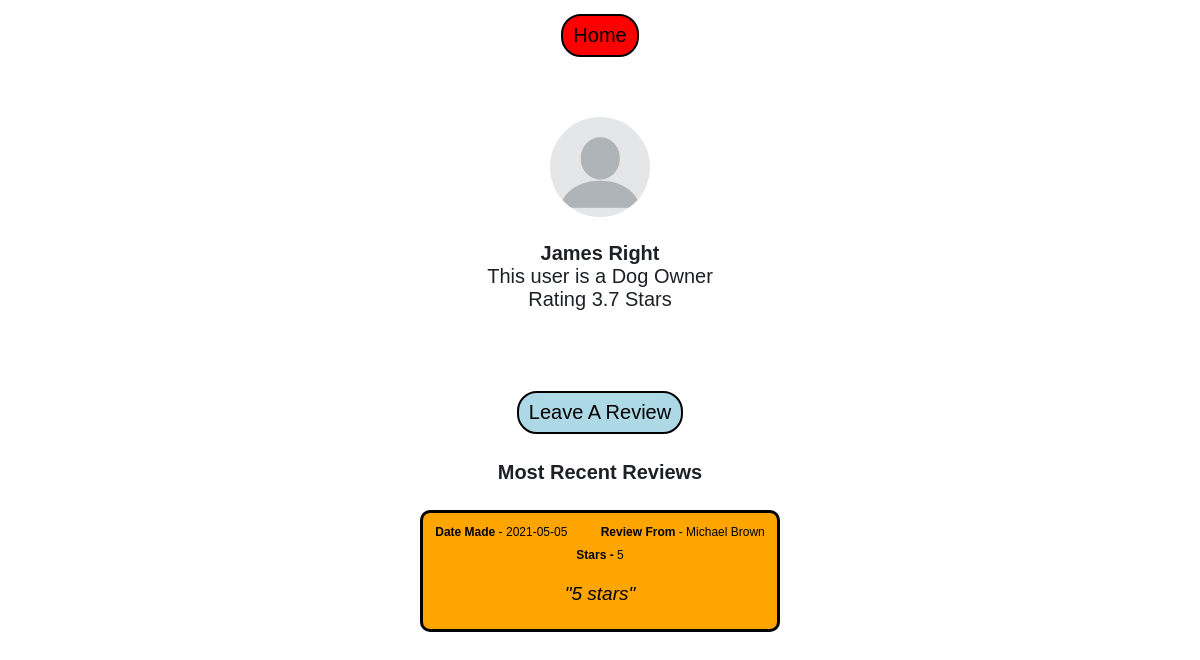
/profile/2, run on an earlier commit of the app's database.
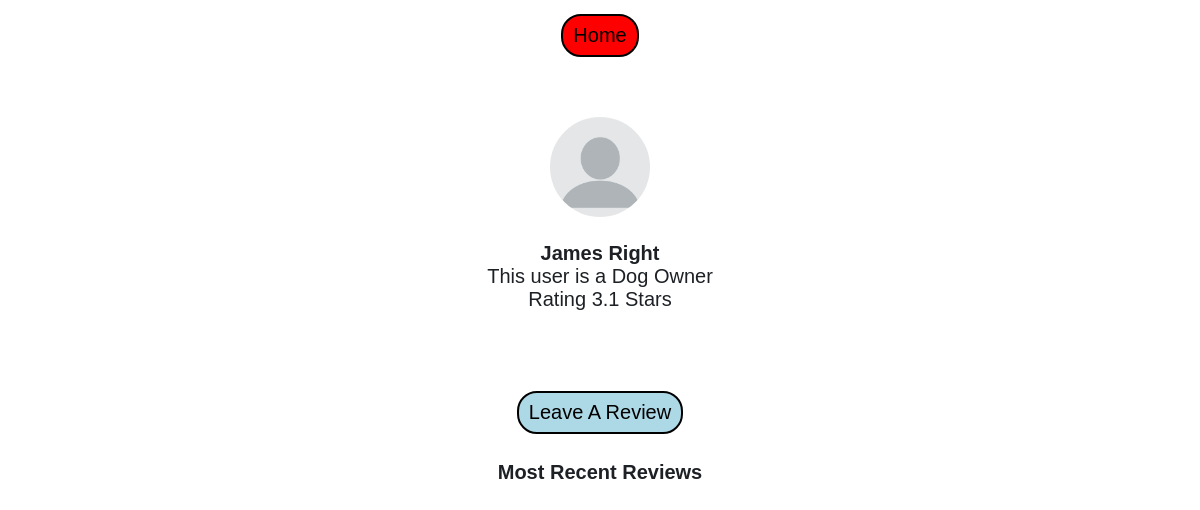
And on a later commit of the database.
### tables this page shows
CREATE TABLE users (
            usrId integer primary key,
            email text,
            password text,
            firstName text,
            lastName text,
            accType text,
            postcode text,
            numberOfReviews integer,
            starRating real
            );

CREATE TABLE review (
            byUsrId integer,
            forUsrId integer,
            date text,
            star integer,
            message text,
            PRIMARY KEY (byUsrId, forUsrId, message)
            );

### app.py (the view)
@app.route('/profile/<usrId>')
def profile(usrId):
    userObj = user(usrId)
    return render_template('profile.html', userObj=userObj, user=user)

### database.py (called while the page is built)
    def search(self, col="null", search="null"):
        conn = sqlite3.connect('main.db')
        c = conn.cursor()
        if col == "email":
            c.execute(f'SELECT * FROM users WHERE email="{search}"')
            data = c.fetchall()
        elif col == "password":
            c.execute(f'SELECT * FROM users WHERE password="{search}"')
            data = c.fetchall()
        elif col == "usrId":
            c.execute(f'SELECT * FROM users WHERE usrId="{search}"')
            data = c.fetchall()
        elif col == "postcode":
            c.execute(f'SELECT * FROM users WHERE postcode="{search}"')
            data = c.fetchall()
        else:
            c.execute(f'SELECT * FROM users')
            data = c.fetchall()
        conn.commit()
        conn.close()
        return(data)

    def getReviewsFor(self, usrId):
        conn = sqlite3.connect('main.db')
        c = conn.cursor()
        c.execute(f'SELECT * FROM review WHERE forUsrId="{usrId}" ORDER BY date DESC Limit 5')
        data = c.fetchall()
        return(data)
        conn.commit()
        conn.close()

### user.py (called while the page is built)
    def getReviewsFor(self):
        result = db.getReviewsFor(self.usrId)
        return result

### templates/profile.html (shortened to what this page needs)
{% extends "base.html" %}
{% block head %}
    {{ super() }}
    <link rel="stylesheet" href="{{ url_for('static', filename='css/profile.css') }}">
{% endblock %}
{% block body %}
    <img src="{{ url_for('static', filename='profilePic.png') }}">
    <p><span class="name"> {{ userObj.fName }} {{ userObj.lName }}</span><br>
        This user is a Dog {{ (userObj.accType).capitalize() }} <br>
        Rating {{ userObj.starRating }} Stars
    </p>
    <p>
        <a href="/leaveReview/{{ userObj.usrId }}" id="topButton">Leave A Review</a>
        <h4>Most Recent Reviews</h6>
        {% for i in userObj.getReviewsFor() %}
            <div class="review">
                <span style="font-size: 12px;">
                    <span class="name">Date Made</span> -  {{ i[2] }}<span style="padding-left: 30px;"></span>
                    <span class="name">Review From </span> - {{ user(i[0]).fName }} {{ user(i[0]).lName }} <br>
                    <span class="name">Stars - </span>{{ i[3] }}
                    <p class="reviewText">"{{ i[4] }}"</p>
                </span>
            </div>
        {% endfor %}
    </p>
{% endblock %}

### templates/base.html (shortened to what this page needs)
<!DOCTYPE html>
<head>
    {% block head %}
    <link rel="stylesheet" href="{{ url_for('static', filename='css/main.css') }}">
    {% endblock %}
</head>
<body>
    <div style="margin-bottom: 50px;">
        <a href="/home">Home</a>
    </div>
    {% block body %}
    {% endblock %}
</body>

### static/css/main.css (style rules this page uses)
body { font-size: 20px; font-weight: 100; text-decoration: none; text-align: center; color: rgb(29, 33, 37); font-family: Arial, Helvetica, sans-serif; }
img { height: 100px; width: auto; border-radius: 70%; }

### static/css/profile.css (style rules this page uses)
.name { font-weight: bold; }
a { font-size: 20px; border: 2px solid black; border-radius: 20px; background-color: red ; padding: 8px 10px; display: inline-block; margin-top: 6px; text-decoration: none; color: black; }
#topButton { background-color: lightblue; margin-top: 60px; }

What changed in the data, as far as the page shows it:
no longer on this page (row edited): review: date "2021-05-05", byUsrId.firstName "Michael", byUsrId.lastName "Brown", star "5", message "5 stars"
changed users "James": starRating "3.7" → "3.1"
